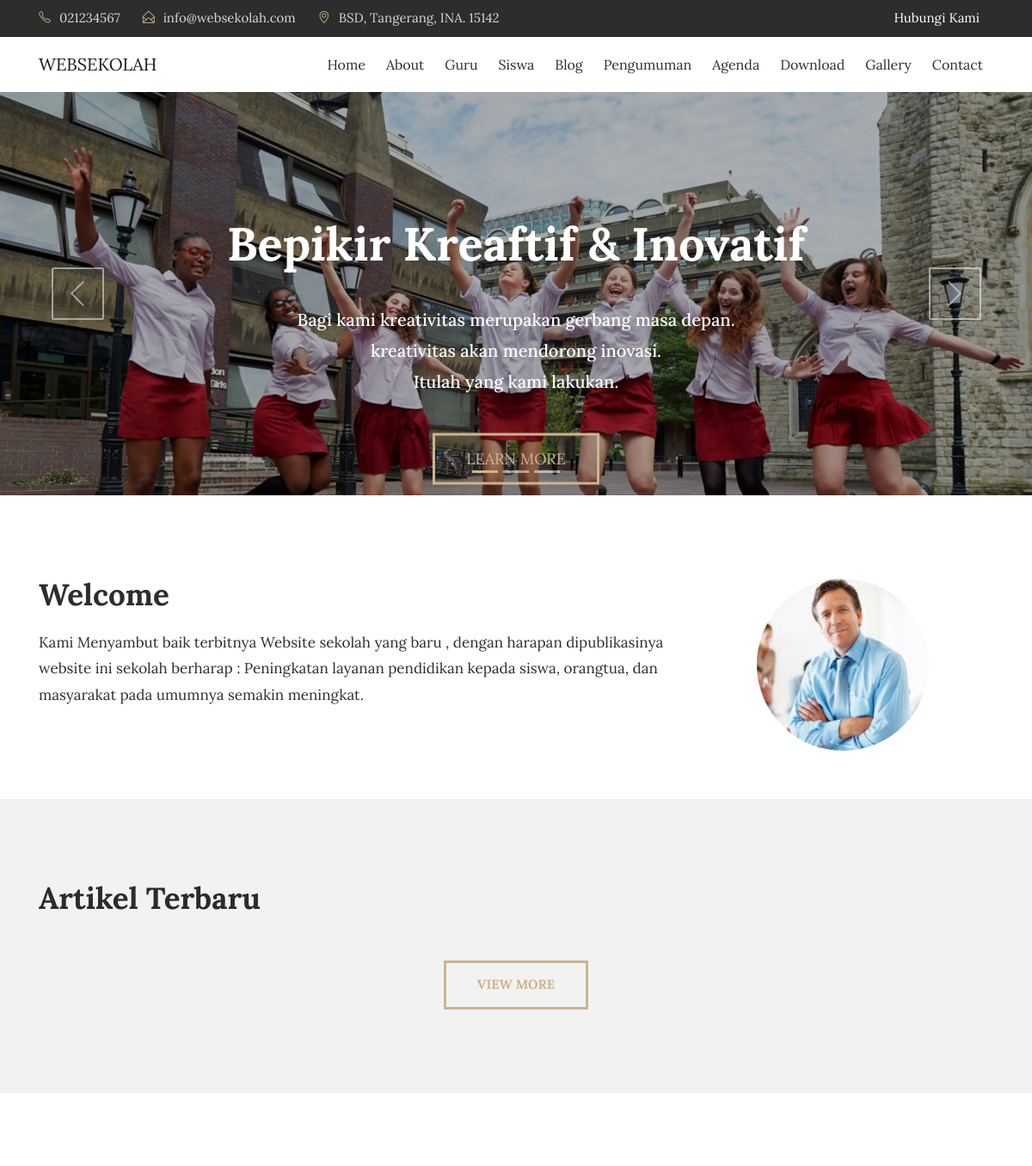
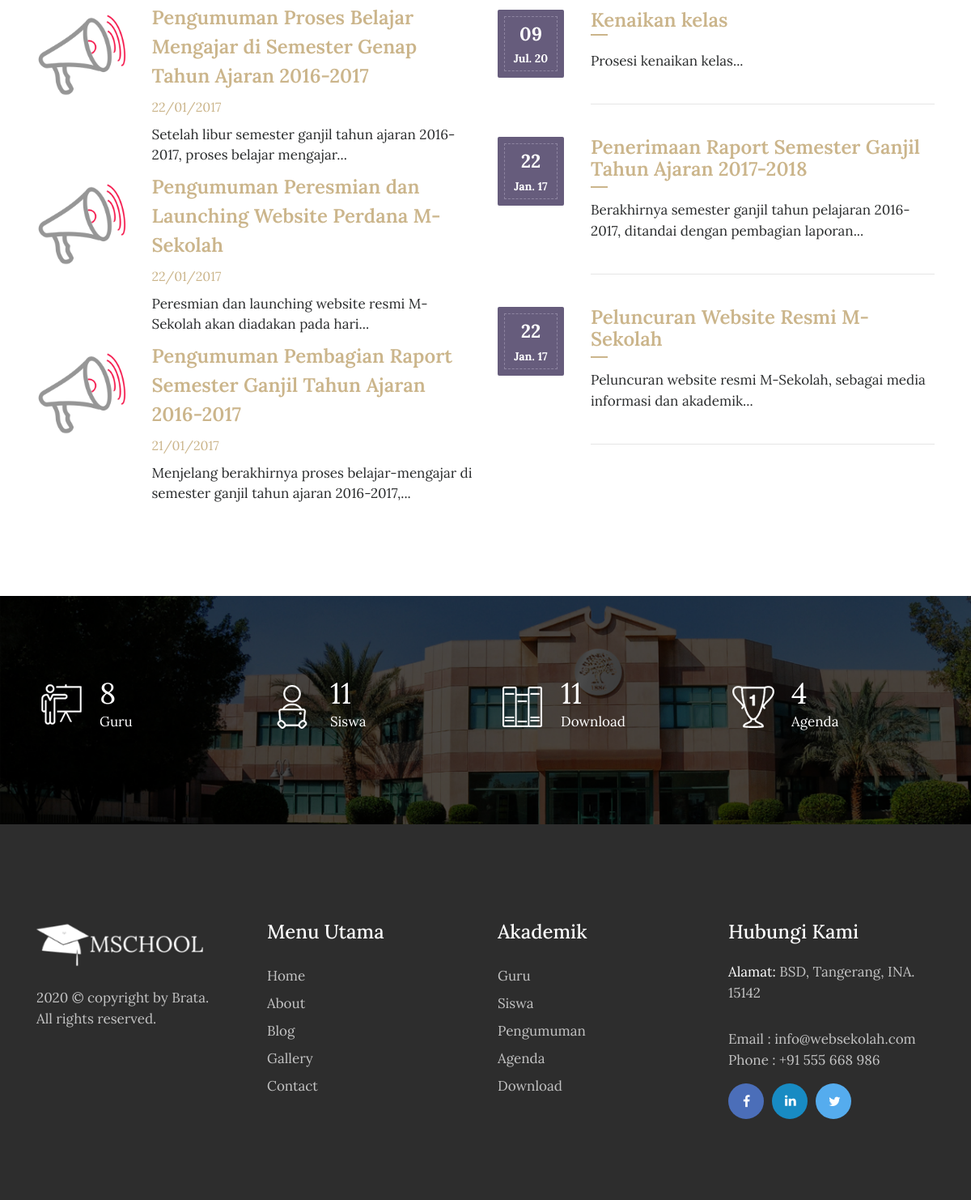
The page / on the database its author committed (2 pictures, top to bottom).
### tables this page shows
CREATE TABLE IF NOT EXISTS `tbl_pengumuman` (
  `pengumuman_id` int(11) NOT NULL AUTO_INCREMENT,
  `pengumuman_judul` varchar(150) DEFAULT NULL,
  `pengumuman_deskripsi` text,
  `pengumuman_tanggal` timestamp NULL DEFAULT CURRENT_TIMESTAMP,
  `pengumuman_author` varchar(60) DEFAULT NULL,
  PRIMARY KEY (`pengumuman_id`)
);

CREATE TABLE IF NOT EXISTS `tbl_agenda` (
  `agenda_id` int(11) NOT NULL AUTO_INCREMENT,
  `agenda_nama` varchar(200) DEFAULT NULL,
  `agenda_tanggal` timestamp NULL DEFAULT CURRENT_TIMESTAMP,
  `agenda_deskripsi` text,
  `agenda_mulai` date DEFAULT NULL,
  `agenda_selesai` date DEFAULT NULL,
  `agenda_tempat` varchar(90) DEFAULT NULL,
  `agenda_waktu` varchar(30) DEFAULT NULL,
  `agenda_keterangan` varchar(200) DEFAULT NULL,
  `agenda_author` varchar(60) DEFAULT NULL,
  PRIMARY KEY (`agenda_id`)
);

### application/controllers/Home.php (called while the page is built, shortened)
<?php
class Home extends CI_Controller{
	function __construct(){
		$this->load->model('m_tulisan');
		$this->load->model('m_galeri');
		$this->load->model('m_pengumuman');
		$this->load->model('m_agenda');
		$this->load->model('m_files');
		$this->load->model('m_pengunjung');
	}
	function index(){
			$x['berita']=$this->m_tulisan->get_berita_home();
			$x['pengumuman']=$this->m_pengumuman->get_pengumuman_home();
			$x['agenda']=$this->m_agenda->get_agenda_home();
			$x['tot_guru']=$this->db->get('tbl_guru')->num_rows();
			$x['tot_siswa']=$this->db->get('tbl_siswa')->num_rows();
			$x['tot_files']=$this->db->get('tbl_files')->num_rows();
			$x['tot_agenda']=$this->db->get('tbl_agenda')->num_rows();
			$this->load->view('depan/v_home',$x);
	}
}

### index.php (called while the page is built, shortened)
<?php
require_once BASEPATH.'core/CodeIgniter.php';

### application/models/M_pengumuman.php (called while the page is built, shortened)
<?php
class M_pengumuman extends CI_Model{
	function get_pengumuman_home(){
		$hsl=$this->db->query("SELECT pengumuman_id,pengumuman_judul,pengumuman_deskripsi,DATE_FORMAT(pengumuman_tanggal,'%d/%m/%Y') AS tanggal,pengumuman_author FROM tbl_pengumuman ORDER BY pengumuman_id DESC limit 3");
		return $hsl;
	}
}

### application/models/M_agenda.php (called while the page is built, shortened)
<?php
class M_agenda extends CI_Model{
	function get_agenda_home(){
		$hsl=$this->db->query("SELECT tbl_agenda.*,DATE_FORMAT(agenda_tanggal,'%d/%m/%Y') AS tanggal FROM tbl_agenda ORDER BY agenda_id DESC limit 3");
		return $hsl;
	}
}

### application/views/depan/v_home.php (the view, shortened to what this page needs)
<!DOCTYPE html>
<html lang="en">
<head>
    <link rel="stylesheet" href="<?php echo base_url().'theme/css/bootstrap.min.css'?>">
    <link rel="stylesheet" href="<?php echo base_url().'theme/css/font-awesome.min.css'?>">
    <link rel="stylesheet" href="<?php echo base_url().'theme/css/simple-line-icons.css'?>">
    <link rel="stylesheet" href="<?php echo base_url().'theme/css/slick.css'?>">
    <link rel="stylesheet" href="<?php echo base_url().'theme/css/slick-theme.css'?>">
    <link rel="stylesheet" href="<?php echo base_url().'theme/css/owl.carousel.min.css'?>">
    <link href="<?php echo base_url().'theme/css/style.css'?>" rel="stylesheet">
    <?php
        function limit_words($string, $word_limit){
            $words = explode(" ",$string);
            return implode(" ",array_splice($words,0,$word_limit));
        }
    ?>
</head>
<body>
    <div class="header-topbar">
        <div class="container">
            <div class="row">
                <div class="col-xs-6 col-sm-8 col-md-9">
                    <div class="header-top_address">
                        <div class="header-top_list">
                            <span class="icon-phone"></span>021234567
                        </div>
                        <div class="header-top_list">
                            <span class="icon-envelope-open"></span>info@websekolah.com
                        </div>
                        <div class="header-top_list">
                            <span class="icon-location-pin"></span>BSD, Tangerang, INA. 15142
                        </div>
                    </div>
                </div>
                <div class="col-xs-6 col-sm-4 col-md-3">
                    <div class="header-top_login mr-sm-3">
                        <a href="<?php echo site_url('contact');?>">Hubungi Kami</a>
                    </div>
                </div>
            </div>
        </div>
    </div>
    <div data-toggle="affix">
        <div class="container nav-menu2">
            <div class="row">
                <div class="col-md-12">
                    <nav class="navbar navbar2 navbar-toggleable-md navbar-light bg-faded">
                        <a href="<?php echo site_url('');?>" class="navbar-brand nav-brand2">WEBSEKOLAH
                        </a>
                        <div class="collapse navbar-collapse justify-content-end" id="navbarNavDropdown">
                            <ul class="navbar-nav">
                                <li class="nav-item">
                                    <a class="nav-link" href="<?php echo site_url('');?>">Home</a>
                                </li>
                                <li class="nav-item">
                                    <a class="nav-link" href="<?php echo site_url('about');?>">About</a>
                                </li>
                                <li class="nav-item">
                                    <a class="nav-link" href="<?php echo site_url('guru');?>">Guru</a>
                                </li>
                                <li class="nav-item">
                                    <a class="nav-link" href="<?php echo site_url('siswa');?>">Siswa</a>
                                </li>
                                <li class="nav-item">
                                    <a class="nav-link" href="<?php echo site_url('blog');?>">Blog</a>
                                </li>
                                <li class="nav-item">
                                    <a class="nav-link" href="<?php echo site_url('pengumuman');?>">Pengumuman</a>
                                </li>
                                <li class="nav-item">
                                    <a class="nav-link" href="<?php echo site_url('agenda');?>">Agenda</a>
                                </li>
                                <li class="nav-item">
                                    <a class="nav-link" href="<?php echo site_url('download');?>">Download</a>
                                </li>
                                <li class="nav-item">
                                    <a class="nav-link" href="<?php echo site_url('galeri');?>">Gallery</a>
                                </li>
                                <li class="nav-item">
                                  <a class="nav-link" href="<?php echo site_url('contact');?>">Contact</a>
                                </li>
                             </ul>
                        </div>
                    </nav>
                </div>
            </div>
        </div>
      </div>
<section>
    <div class="slider_img layout_two">
        <div id="carousel" class="carousel slide" data-ride="carousel">
            <ol class="carousel-indicators">
                <li data-target="#carousel" data-slide-to="0" class="active"></li>
                <li data-target="#carousel" data-slide-to="1"></li>
                <li data-target="#carousel" data-slide-to="2"></li>
            </ol>
            <div class="carousel-inner" role="listbox">
                <div class="carousel-item active">
                    <img class="d-block" src="<?php echo base_url().'theme/images/slider.jpg'?>" alt="First slide">
                    <div class="carousel-caption d-md-block">
                        <div class="slider_title">
                            <h1>Bepikir Kreaftif &amp; Inovatif</h1>
                            <h4>Bagi kami kreativitas merupakan gerbang masa depan.<br> kreativitas akan mendorong inovasi. <br> Itulah yang kami lakukan.</h4>
                            <div class="slider-btn">
                                <a href="<?php echo site_url('artikel');?>" class="btn btn-default">Learn more</a>
                            </div>
                        </div>
                    </div>
                </div>
            </div>
            <a class="carousel-control-prev" href="#carousel" role="button" data-slide="prev">
                <i class="icon-arrow-left fa-slider" aria-hidden="true"></i>
            </a>
            <a class="carousel-control-next" href="#carousel" role="button" data-slide="next">
                <i class="icon-arrow-right fa-slider" aria-hidden="true"></i>
            </a>
        </div>
    </div>
</section>
<section class="clearfix about about-style2">
    <div class="container">
        <div class="row">
            <div class="col-md-8">
               <h2>Welcome</h2>
               <p>Kami Menyambut baik terbitnya Website sekolah yang baru , dengan harapan dipublikasinya website ini sekolah berharap : Peningkatan layanan pendidikan kepada siswa, orangtua, dan masyarakat pada umumnya semakin meningkat. </p>
            </div>
            <div class="col-md-4">
                <img src="<?php echo base_url().'theme/images/welcome.png'?>" class="img-fluid about-img" alt="#">
            </div>
        </div>
    </div>
</section>
<section class="our_courses">
    <div class="container">
        <div class="row">
            <div class="col-md-12">
                <h2>Artikel Terbaru</h2>
            </div>
        </div>
         <br>
        <div class="row">
            <div class="col-md-12 text-center">
                <a href="<?php echo site_url('artikel');?>" class="btn btn-default btn-courses">View More</a>
            </div>
        </div>
    </div>
</section>
<section class="event">
    <div class="container">
        <div class="row">
            <div class="col-lg-6">
                <div class="event-img2">
                <?php foreach ($pengumuman->result() as $row) :?>
                <div class="row">
                    <div class="col-sm-3"> <img src="<?php echo base_url().'theme/images/announcement-icon.png'?>" class="img-fluid" alt="event-img"></div>
                    <div class="col-sm-9"> <h3><a href="<?php echo site_url('pengumuman');?>"><?php echo $row->pengumuman_judul;?></a></h3>
                      <span><?php echo $row->tanggal;?></span>
                      <p><?php echo limit_words($row->pengumuman_deskripsi,10).'...';?></p>
                    </div>
                </div>
                <?php endforeach;?>
                </div>
            </div>
            <div class="col-lg-6">
                <div class="row">
                    <div class="col-md-12">
                      <?php foreach ($agenda->result() as $row):?>
                        <div class="event_date">
                            <div class="event-date-wrap">
                                <p><?php echo date("d", strtotime($row->agenda_tanggal));?></p>
                                <span><?php echo date("M. y", strtotime($row->agenda_tanggal));?></span>
                            </div>
                        </div>
                        <div class="date-description">
                            <h3><a href="<?php echo site_url('agenda');?>"><?php echo $row->agenda_nama;?></a></h3>
                            <p><?php echo limit_words($row->agenda_deskripsi,10).'...';?></p>
                            <hr class="event_line">
                        </div>
                        <?php endforeach;?>
                    </div>
                </div>
            </div>
        </div>
    </div>
</section>
<div class="detailed_chart">
    <div class="container">
        <div class="row">
            <div class="col-xs-12 col-sm-6 col-md-3 chart_bottom">
                <div class="chart-img">
                    <img src="<?php echo base_url().'theme/images/chart-icon_1.png'?>" class="img-fluid" alt="chart_icon">
                </div>
                <div class="chart-text">
                    <p><span class="counter"><?php echo $tot_guru;?></span> Guru
                    </p>
                </div>
            </div>
            <div class="col-xs-12 col-sm-6 col-md-3 chart_bottom chart_top">
                <div class="chart-img">
                    <img src="<?php echo base_url().'theme/images/chart-icon_2.png'?>" class="img-fluid" alt="chart_icon">
                </div>
                <div class="chart-text">
                    <p><span class="counter"><?php echo $tot_siswa;?></span> Siswa
                    </p>
                </div>
            </div>
            <div class="col-xs-12 col-sm-6 col-md-3 chart_top">
                <div class="chart-img">
                    <img src="<?php echo base_url().'theme/images/chart-icon_3.png'?>" class="img-fluid" alt="chart_icon">
                </div>
                <div class="chart-text">
                    <p><span class="counter"><?php echo $tot_files;?></span> Download
                    </p>
                </div>
            </div>
            <div class="col-xs-12 col-sm-6 col-md-3">
                <div class="chart-img">
                    <img src="<?php echo base_url().'theme/images/chart-icon_4.png'?>" class="img-fluid" alt="chart_icon">
                </div>
                <div class="chart-text">
                    <p><span class="counter"><?php echo $tot_agenda;?></span> Agenda</p>
                </div>
            </div>
        </div>
    </div>
</div>
<footer>
    <div class="container">
        <div class="row">
            <div class="col-md-3">
                <div class="foot-logo">
                    <a href="<?php echo site_url();?>">
                        <img src="<?php echo base_url().'theme/images/logo-white.png'?>" class="img-fluid" alt="footer_logo">
                    </a>
                    <p><?php echo date('Y');?> © copyright by Brata. <br>All rights reserved.</p>
                    </div>
                </div>
                <div class="col-md-3">
                    <div class="sitemap">
                        <h3>Menu Utama</h3>
                        <ul>
                            <li><a href="<?php echo site_url();?>">Home</a></li>
                            <li><a href="<?php echo site_url('about');?>">About</a></li>
                            <li><a href="<?php echo site_url('artikel');?>">Blog </a></li>
                            <li><a href="<?php echo site_url('galeri');?>">Gallery</a></li>
                            <li><a href="<?php echo site_url('contact');?>">Contact</a></li>
                        </ul>
                    </div>
                </div>
                <div class="col-md-3">
                  <div class="sitemap">
                      <h3>Akademik</h3>
                      <ul>
                          <li><a href="<?php echo site_url('guru');?>">Guru</a></li>
                          <li><a href="<?php echo site_url('siswa');?>">Siswa </a></li>
                          <li><a href="<?php echo site_url('pengumuman');?>">Pengumuman</a></li>
                          <li><a href="<?php echo site_url('agenda');?>">Agenda</a></li>
                          <li><a href="<?php echo site_url('download');?>">Download</a></li>
                      </ul>
                  </div>
                </div>
                <div class="col-md-3">
                    <div class="address">
                        <h3>Hubungi Kami</h3>
                        <p><span>Alamat: </span> BSD, Tangerang, INA. 15142</p>
                        <p>Email : info@websekolah.com
                            <br> Phone : +91 555 668 986</p>
                            <ul class="footer-social-icons">
                                <li><a href="#"><i class="fa fa-facebook fa-fb" aria-hidden="true"></i></a></li>
                                <li><a href="#"><i class="fa fa-linkedin fa-in" aria-hidden="true"></i></a></li>
                                <li><a href="#"><i class="fa fa-twitter fa-tw" aria-hidden="true"></i></a></li>
                            </ul>
                        </div>
                    </div>
                </div>
            </div>
        </footer>
    </body>
    </html>

### rows shown on the page
tbl_pengumuman: pengumuman_judul "Pengumuman Proses Belajar Mengajar di Semester Genap Tahun Ajaran 2016-2017", tanggal "22/01/2017", pengumuman_deskripsi "Setelah libur semester ganjil tahun ajaran 2016-2017, proses belajar mengajar"
tbl_pengumuman: pengumuman_judul "Pengumuman Peresmian dan Launching Website Perdana M-Sekolah", tanggal "22/01/2017", pengumuman_deskripsi "Peresmian dan launching website resmi M-Sekolah akan diadakan pada hari"
tbl_pengumuman: pengumuman_judul "Pengumuman Pembagian Raport Semester Ganjil Tahun Ajaran 2016-2017", tanggal "21/01/2017", pengumuman_deskripsi "Menjelang berakhirnya proses belajar-mengajar di semester ganjil tahun ajaran 2016-2017,"
tbl_agenda: agenda_tanggal "09", agenda_tanggal "Jul. 20", agenda_nama "Kenaikan kelas", agenda_deskripsi "Prosesi kenaikan kelas"
tbl_agenda: agenda_tanggal "22", agenda_tanggal "Jan. 17", agenda_nama "Penerimaan Raport Semester Ganjil Tahun Ajaran 2017-2018", agenda_deskripsi "Berakhirnya semester ganjil tahun pelajaran 2016-2017, ditandai dengan pembagian laporan"
tbl_agenda: agenda_tanggal "22", agenda_tanggal "Jan. 17", agenda_nama "Peluncuran Website Resmi M-Sekolah", agenda_deskripsi "Peluncuran website resmi M-Sekolah, sebagai media informasi dan akademik"

### other values the page prints
$tot_guru "8"
$tot_siswa "11"
$tot_files "11"
$tot_agenda "4"
